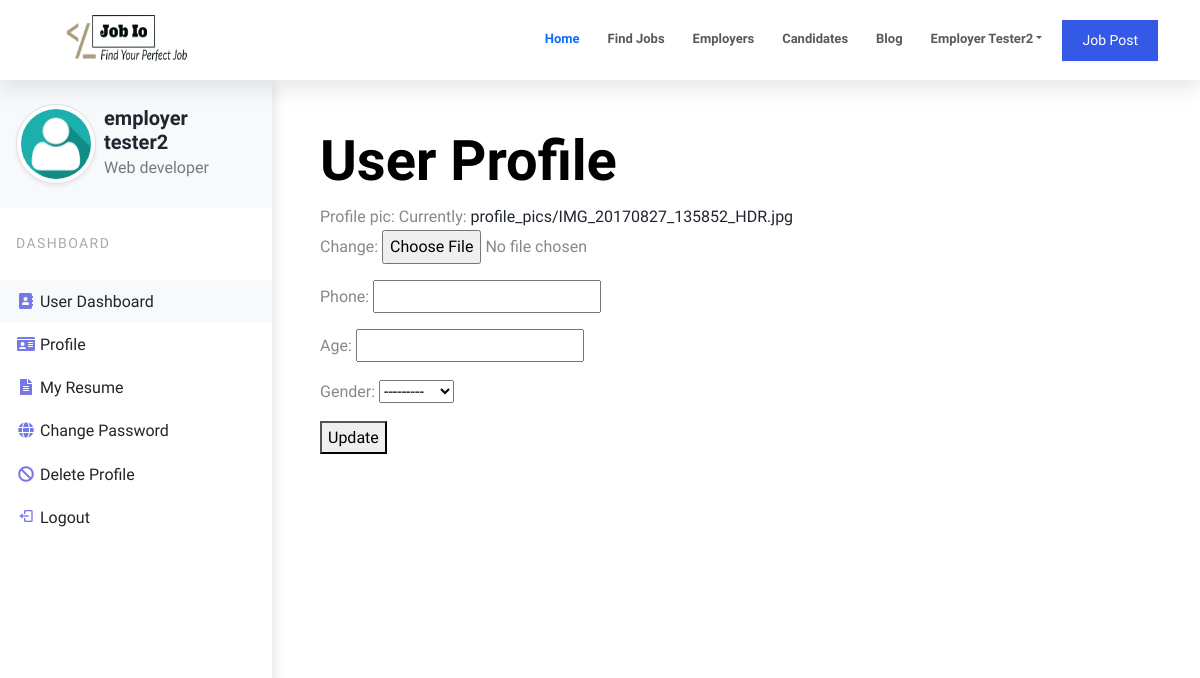
/accounts/my-profile/9 (signed in), run on an earlier commit of the app's database.
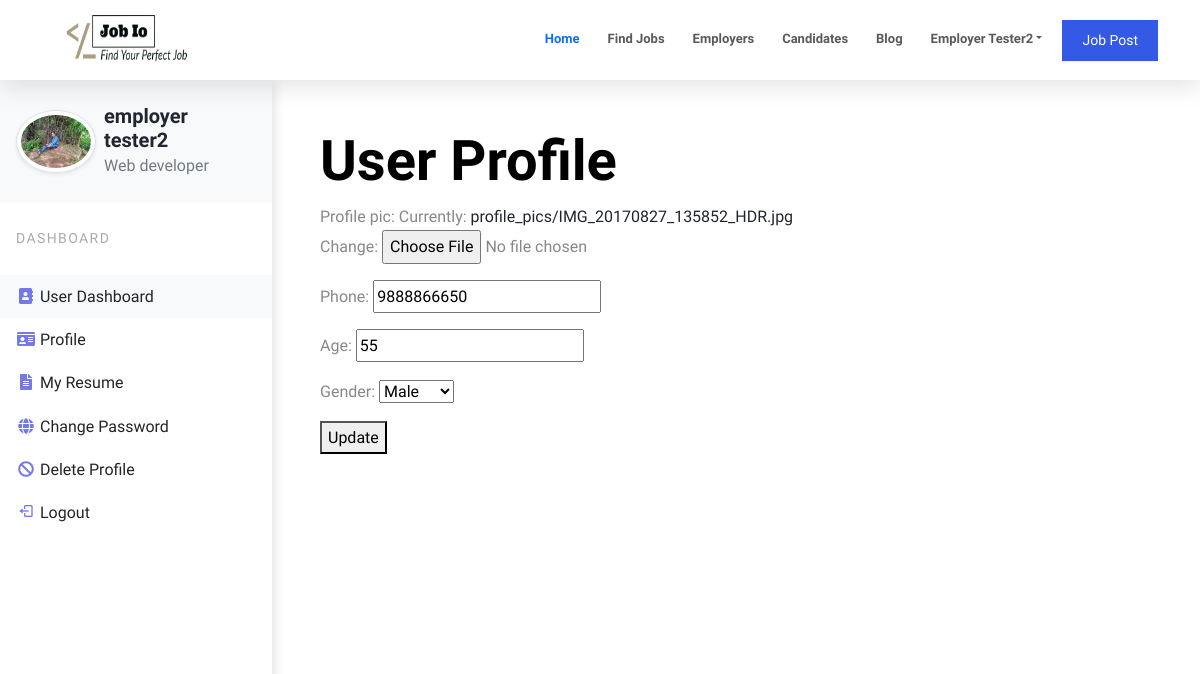
And on a later commit of the database.
### accounts/models.py (models this page shows, shortened)
class NewUser(AbstractBaseUser, PermissionsMixin):
    email = models.EmailField(_('email address'), unique=True)
    name = models.CharField(max_length=150, blank=True)
    start_date = models.DateTimeField(default=timezone.now)
    about = models.TextField(_('about'),max_length=500, blank=True)
    is_staff = models.BooleanField(default=False)
    is_active = models.BooleanField(default=True)
    objects = CustomAccountManager()
    USERNAME_FIELD = 'email'
    REQUIRED_FIELDS = ['name']
    class Types(models.TextChoices):
        EMPLOYEE = "EMPLOYEE", "Employee"
        EMPLOYER = "EMPLOYER", "Employer"
    default_type = Types.EMPLOYEE
    type = models.CharField(_('Types'), max_length=100, choices=Types.choices, default=default_type)

class EmployerProfile(models.Model):
    employer = models.OneToOneField(Employer, on_delete=models.CASCADE)
    profile_pic = models.ImageField(default='profile_pics/default.jpg', upload_to='profile_pics')
    phone_regex = RegexValidator( regex = r'^\d{10}$',message = "phone number should exactly be in 10 digits")
    phone = models.CharField(max_length=255, validators=[phone_regex], blank = True, null=True)

class EmployeeProfile(models.Model):
    employee = models.OneToOneField(Employee, on_delete=models.CASCADE)
    profile_pic = models.ImageField(default='profile_pics/default.jpg', upload_to='profile_pics')
    phone_regex = RegexValidator( regex = r'^\d{10}$',message = "phone number should exactly be in 10 digits")
    phone = models.CharField(max_length=255, validators=[phone_regex], blank = True, null=True)
    age = models.SmallIntegerField(null=True, blank=True)
    class Gender(models.TextChoices):
        MALE = "MALE", "Male"
        FEMALE = "FEMALE", "Female"
        OTHER = "OTHER", "Other"
    gender = models.CharField(_("Gender"), max_length=100, choices=Gender.choices, null=True, blank=True)

### accounts/views.py (the view)
# urls.py: path('my-profile/<int:pk>', views.UpdateEmployeeProfile.as_view(), name="profile-employee"),
class UpdateEmployeeProfile(UpdateView):
    model = EmployeeProfile
    form_class = UpdateEmployeeProfileForm
    template_name = 'accounts/myprofile.html'
    extra_context = {'login_form':AuthenticationForm, 'reg_form':EmployeeRegistrationForm, 'reg_employer_form':EmployerRegistrationForm}
    success_url = '/accounts/user-dashboard/'

### accounts/forms.py
class UpdateEmployeeProfileForm(forms.ModelForm):
    class Meta:
        model = EmployeeProfile
        fields = [
            'profile_pic',
            'phone',
            'age',
            'gender'
        ]

### accounts/templatetags/custom_filters.py (called while the page is built)
def add_class(value, token):
    value.field.widget.attrs['class']=token
    return value

def add_placeholder(value, token):
    value.field.widget.attrs['placeholder']=token
    return value

### templates/accounts/myprofile.html (shortened to what this page needs)
{% extends 'index.html' %}
{% load static %}
{% load custom_filters %}
{% block head %}
<link rel="stylesheet" href="{% static 'css/profile.css' %}">
{% endblock head %}
{% block content %}
<div class="vertical-nav bg-white" id="sidebar">
    <div class="py-4 px-3 mb-4 bg-light">
        <div class="media d-flex align-items-center">
            {% if request.user.type == "EMPLOYEE" %}
            <img loading="lazy" src="{{ user.employeeprofile.profile_pic.url }}" alt="..." width="80" height="80"
                class="mr-3 rounded-circle img-thumbnail shadow-sm">
                {% else %}
                <img loading="lazy" src="{{ user.employerprofile.profile_pic.url }}" alt="..." width="80" height="80"
                class="mr-3 rounded-circle img-thumbnail shadow-sm">
                {% endif %}
            <div class="media-body">
                <h5 class="m-0 mx-2">{{user.name}}</h5>
                <p class="font-weight-normal text-muted mx-2 mb-0">Web developer</p>
            </div>
        </div>
    </div>
    <p class="text-gray font-weight-bold text-uppercase px-3 small pb-4 mb-0">Dashboard</p>
    <ul class="nav flex-column bg-white mb-0">
        <li class="nav-item">
            <a href="{% url 'user-dashboard' %}" class="nav-link text-dark bg-light">
                <i class="fa fa-address-book mr-3 text-primary fa-fw"></i>
                User Dashboard
            </a>
        </li>
        {% if request.user.type == "EMPLOYEE" %}
        <li class="nav-item">
            <a href="{% url 'profile-employee' user.employeeprofile.id%}" class="nav-link text-dark">
                <i class="fa fa-id-card mr-3 text-primary fa-fw"></i>
                Profile
            </a>
        </li>
        {% else %}
        <li class="nav-item">
            <a href="{% url 'profile-employer' user.employerprofile.id%}" class="nav-link text-dark">
                <i class="fa fa-id-card mr-3 text-primary fa-fw"></i>
                Profile
            </a>
        </li>
        {% endif %}
        <li class="nav-item">
            <a href="#" class="nav-link text-dark">
                <i class="fas fa-file-alt mr-3 text-primary fa-fw"></i>
                My Resume
            </a>
        </li>
        <li class="nav-item">
            <a href="{% url 'update-password' %}" class="nav-link text-dark">
                <i class="fa fa-globe text-primary fa-fw"></i>
                Change Password
            </a>
        </li>
        <li class="nav-item">
            <a href="{% url 'delete-user' user.id%}" class="nav-link text-dark">
                <i class="fa fa-ban text-primary fa-fw"></i>
                Delete Profile
            </a>
        </li>
        <li class="nav-item">
            <a href="{% url 'logout' %}" class="nav-link text-dark">
                <i class='bx bx-log-out text-primary fa-fw'></i>
                logout
            </a>
        </li>
    </ul>
    <p class="text-gray font-weight-bold text-uppercase px-3 small py-4 mb-0"></p>
    <ul class="nav flex-column bg-white mb-0">
        <li class="nav-item">
            <a href="#" class="nav-link text-dark">
            </a>
        </li>
        <li class="nav-item">
            <a href="#" class="nav-link text-dark">
            </a>
        </li>
        <li class="nav-item">
            <a href="#" class="nav-link text-dark">
            </a>
        </li>
        <li class="nav-item">
            <a href="#" class="nav-link text-dark">
            </a>
        </li>
    </ul>
</div>
{% if request.user.type == "EMPLOYEE" %}
<div class="page-content p-5">
    <button id="sidebarCollapse" type="button" class="btn btn-light bg-white rounded-pill shadow-sm px-4 mb-4"><i
            class="fa fa-bars mr-2"></i><small class="text-uppercase font-weight-bold">Toggle</small></button>
    <form action="{% url 'profile-employee' user.employeeprofile.id%}" method="post" enctype="multipart/form-data">
        {% csrf_token %}
        <h3 class="display-4 text-black">User Profile</h3>
        <p class="lead text-black mb-0">{{form.as_p}}
        </p>
        <button type="submit" class="btn-lg btn-primary">Update</button>
    </form>
</div>
<div class="page-content p-5">
    <h3 class="display-4 text-black">Education</h3>
    <button type="button" class="btn-sm btn-primary"> <a href="{% url 'education-detail'%}" class="text-white"> Add Education Details
        </a></button>
</div>
<div class="page-content p-5">
    <h3 class="display-4 text-black">Experience</h3>
    <button type="button" class="btn-sm btn-primary"> <a href="{% url 'experience-detail' %}" class="text-white"> Add Experience Details
        </a></button>
</div>
{% else %}
<div class="page-content p-5">
    <form action="{% url 'profile-employer' user.employerprofile.id %}" method="post" enctype="multipart/form-data">
        <h3 class="display-4 text-black">User Profile</h3>
        <p class="lead text-black mb-0">{{form.as_p}}
        </p>
        <button type="submit" class="btn-lg btn-primary">Update</button>
    </form>
</div>
{% endif %}
{% endblock content %}

### templates/index.html (shortened to what this page needs)
<!DOCTYPE html>
<html lang="en">
{% load custom_filters %}
{% load static %}
<head>
    <link rel="stylesheet" href="https://cdnjs.cloudflare.com/ajax/libs/bootswatch/5.1.3/zephyr/bootstrap.css"
 />
    <link rel="stylesheet" href="https://cdnjs.cloudflare.com/ajax/libs/bootswatch/5.1.3/zephyr/bootstrap.min.css"
 />
    <link href='https://unpkg.com/boxicons@2.0.9/css/boxicons.min.css' rel='stylesheet'>
    <link rel="stylesheet" href="https://stackpath.bootstrapcdn.com/font-awesome/4.7.0/css/font-awesome.min.css">
    <link href="https://cdnjs.cloudflare.com/ajax/libs/font-awesome/5.13.0/css/all.min.css" rel="stylesheet">
    <link rel="stylesheet" href="{% static 'css/style.css' %}">
    {% block head %}{% endblock head %}
</head>
<body>
    <nav class="navbar navbar-expand-lg sticky-top navbar-light bg-white">
        <div class="container">
            <a class="navbar-brand" href="{% url 'index' %}">
                <img src="{% static 'images/logo/Job Io_croped_tra.png' %}" height="60px" width="170px" alt="logo">
            </a>
            <div class="collapse navbar-collapse my-2" id="navbarColor03">
                <ul class="navbar-nav ms-auto">
                    <li class="nav-item">
                        <a class="nav-link my-2 active" href="#home">Home
                        </a>
                    </li>
                    <li class="nav-item">
                        <a class="nav-link my-2" href="#services">Find Jobs</a>
                    </li>
                    <li class="nav-item">
                        <a class="nav-link my-2" href="#">Employers</a>
                    </li>
                    <li class="nav-item">
                        <a class="nav-link my-2" href="#">Candidates</a>
                    </li>
                    <li class="nav-item">
                        <a class="nav-link my-2" href="#">Blog</a>
                    </li>
                    {% if user.is_authenticated %}
                    <li class="nav-item dropdown">
                        <a class="nav-link my-2 dropdown-toggle" data-bs-toggle="dropdown" href="#" role="button"
                            aria-haspopup="true" aria-expanded="false">{{user.name}}</a>
                    </li>
                    {% else %}
                </ul>
                <button class="btn btn-outline-primary py-2 me-2" data-bs-toggle="modal"
                    data-bs-target="#LoginSignUp">Login / Register</button>
                {% endif %}
                {% if request.user.type == "EMPLOYER" %}
                <button class="btn btn-primary py-2"><a href="{% url 'job-post'%}" class="text-white">Job Post</a></button>
                {% endif %}
            </div>
        </div>
    </nav>
    {% block content %}{% endblock content %}
</body>
</html>

### static/css/style.css (style rules this page uses)
:root { --primary: #0d6efd; --dark: #21252f; --body: #888; --white: #ffffff; --box-shadow: 0 8px 22px rgba(0, 0, 0, 0.1); }
body { font-family: "Sora", sans-serif; line-height: 1.7; color: var(--body); }
h1, h2, h3, h4, h5, h6, .display-4 { color: var(--dark); font-weight: 700; }
.navbar { padding: 5px; box-shadow: var(--box-shadow); }
.navbar .nav-link { font-size: 13px; font-weight: 700; padding: 0; }
.navbar-expand-lg .navbar-nav .nav-link { padding-left: 0; }
a { color: var(--dark); text-decoration: none; }
.navbar-light .nav-link.active { color: var(--primary) !important; }
.navbar-light .navbar-nav .nav-link.active { background-color: #ffffff; }
.btn { padding: 14px 18px; border-width: 2px; border-radius: 0; }

### static/css/profile.css (style rules this page uses)
body { min-height: 100vh; overflow-x: hidden; }
.vertical-nav { min-width: 17rem; width: 17rem; height: 100vh; position: fixed; top: 5rem; left: 0; box-shadow: 3px 3px 10px rgba(0, 0, 0, 0.1); transition: all 0.4s; }
.page-content { width: calc(100% - 17rem); margin-left: 17rem; transition: all 0.4s; }
.text-uppercase { letter-spacing: 0.1em; }
.text-gray { color: #aaa; }
.nav-link { text-transform: capitalize; }
.text-primary { color: #7579e7 !important; }

What changed in the data, as far as the page shows it:
changed NewUser "employer tester2": employerprofile.profile_pic: picture added in place of a placeholder
changed EmployeeProfile: phone (not shown) → "9888866650"; age (not shown) → "55"; gender "---------" → "Male"
